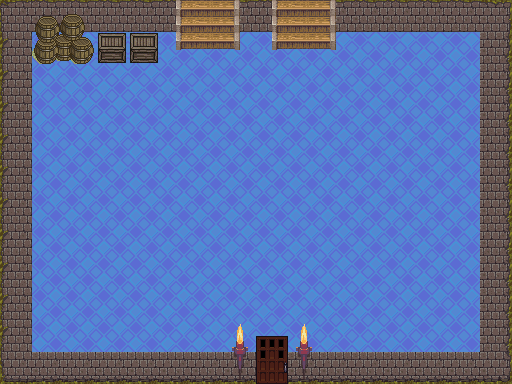

A level layout from a 2D game, rendered from its tile map. Below: a short description, then the map file with tile-grid data replaced by summaries:
An orthogonal 16x12 tile map with 32x32 px tiles, 4 tile layers (logic, background, Calque 2, Calque 4), 5 tilesets and 1 object (changeMap).

<map version="1.0" orientation="orthogonal" renderorder="right-down" width="16" height="12" tilewidth="32" tileheight="32" nextobjectid="2">
 <tileset firstgid="1" name="castlefloors" tilewidth="32" tileheight="32" tilecount="100" columns="10">
  <image source="tuiles/castlefloors.png" trans="ff00ff" width="320" height="320" />
 </tileset>
 <tileset firstgid="101" name="inside" tilewidth="32" tileheight="32" tilecount="100" columns="10">
  <image source="tuiles/inside.png" trans="ff00ff" width="320" height="320" />
 </tileset>
 <tileset firstgid="201" name="chests" tilewidth="32" tileheight="32" tilecount="6" columns="2">
  <image source="tuiles/chests.png" trans="ff00ff" width="64" height="96" />
 </tileset>
 <tileset firstgid="207" name="castle_lightsources" tilewidth="32" tileheight="32" tilecount="20" columns="5">
  <image source="tuiles/castle_lightsources.png" trans="ff00ff" width="160" height="128" />
 </tileset>
 <tileset firstgid="227" name="hyptosis_til-art-batch-2" tilewidth="32" tileheight="32" tilecount="900" columns="30">
  <image source="tuiles/hyptosis_til-art-batch-2.png" trans="ff00ff" width="960" height="960" />
 </tileset>
 <layer name="logic" width="16" height="12">
  <data>[192 cells, 61 non-empty, 1 distinct tile ids]</data>
 </layer>
 <layer name="background" width="16" height="12">
  <data>[192 cells, 192 non-empty, 9 distinct tile ids]</data>
 </layer>
 <layer name="Calque 2" width="16" height="12">
  <data>[192 cells, 24 non-empty, 15 distinct tile ids]</data>
 </layer>
 <objectgroup name="door" width="16" height="12">
  <object id="1" name="world" type="changeMap" x="256" y="335" width="32" height="48">
   <properties>
    <property name="destMap" value="fullscreenMap.tmx" />
    <property name="destX" value="1280" />
    <property name="destY" value="680" />
   </properties>
  </object>
 </objectgroup>
 <layer name="Calque 4" width="16" height="12">
  <data>[192 cells, 0 non-empty, 0 distinct tile ids]</data>
 </layer>
</map>
